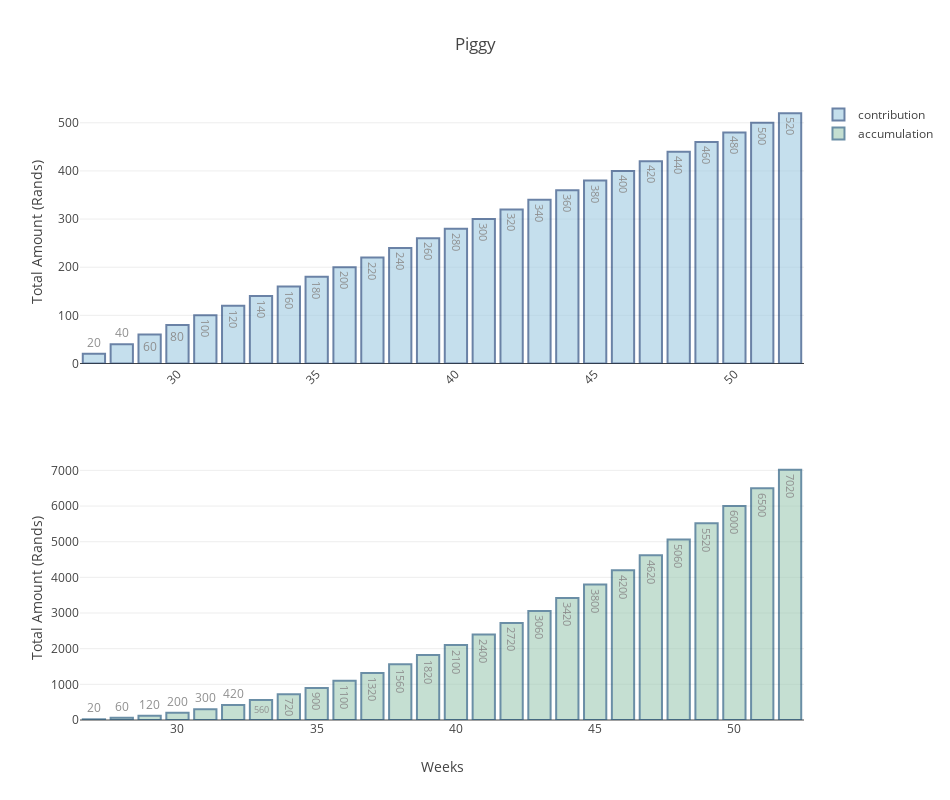

Notebook source saved alongside this figure:
### Markdown cell above
[HOME](#Plotly)

<br>

## Subplots

```python
Trace1 = graph()
Trace2 = graph()

fig = tools.make_subplots( rows=n, cols=m, 
                           subplot_titles=('trace1', 'tracen')
                         )

fig.append_trace(graph1, 1, 1)
fig.append_trace(graph2, 2, 1)
...

fig['layout']['yaxis1'].update(title='Y1')
fig['layout']['yaxis2'].update(title='Y2')
fig['layout']['xaxis2'].update(title='bottom x')

fig['layout'].update(
                        height=800, 
                        width=950, 
                        title='%s',
                        xaxis=dict(tickangle=-45),
                        barmode='group'
                    )
iplot(fig, filename='make-subplots-multiple-with-titles')

```

### Code cell
# time in Weeks
weeks = np.arange(1, 53)
# reshape to semester
semester = weeks.reshape(2, 26)
# Saving
semester_money = np.arange(10, (len(semester[1]) + 1) * 10, 10) * 2
s_summ = semester_money.cumsum()

# get week number
from datetime import date
weekNumber = date.today().isocalendar()[1] 

bar1 = Bar(
    x = semester[1],
    y= semester_money,
    name = 'contribution',
    text=semester_money,

    textposition = 'auto',
    marker =dict(
                   color='rgb(158,202,225)',
                   line=dict(
                             color='rgb(8,48,107)',
                             width=2),
                ),
    opacity=0.6,
)

bar2 = Bar(
    x=semester[1],
    y=s_summ,
    name = 'accumulation',
    text=s_summ,
    textposition = 'auto',
    marker=dict(
        color= 'rgb(158,202,180)',
        line=dict(
            color='rgb(8,68,107)',
            width=2),
        ),
    opacity=0.6
)

fig = tools.make_subplots(rows=2, cols=1)


fig.append_trace(bar1, 1, 1)
fig.append_trace(bar2, 2, 1)

fig['layout']['yaxis1'].update(title='Total Amount (Rands)')
fig['layout']['yaxis2'].update(title='Total Amount (Rands)')
fig['layout']['xaxis2'].update(title='Weeks')

fig['layout'].update(
                        height=800, 
                        width=950, 
                        title='Piggy',
                        xaxis=dict(tickangle=-45),
                        barmode='group'
                    )
iplot(fig, filename='make-subplots-multiple-with-titles');

### Figure 1 — Plotly figure (JSON) as saved in the notebook; plotly's stock layout.template omitted (floating-point values rounded to 4 significant figures)
{"data": [{"marker": {"color": "rgb(158,202,225)", "line": {"color": "rgb(8,48,107)", "width": 2}}, "name": "contribution", "opacity": 0.6, "text": [20, 40, 60, 80, 100, 120, 140, 160, 180, 200, 220, 240, 260, 280, 300, 320, 340, 360, 380, 400, 420, 440, 460, 480, 500, 520], "textposition": "auto", "type": "bar", "x": [27, 28, 29, 30, 31, 32, 33, 34, 35, 36, 37, 38, 39, 40, 41, 42, 43, 44, 45, 46, 47, 48, 49, 50, 51, 52], "xaxis": "x1", "y": [20, 40, 60, 80, 100, 120, 140, 160, 180, 200, 220, 240, 260, 280, 300, 320, 340, 360, 380, 400, 420, 440, 460, 480, 500, 520], "yaxis": "y1"}, {"marker": {"color": "rgb(158,202,180)", "line": {"color": "rgb(8,68,107)", "width": 2}}, "name": "accumulation", "opacity": 0.6, "text": [20, 60, 120, 200, 300, 420, 560, 720, 900, 1100, 1320, 1560, 1820, 2100, 2400, 2720, 3060, 3420, 3800, 4200, 4620, 5060, 5520, 6000, 6500, 7020], "textposition": "auto", "type": "bar", "x": [27, 28, 29, 30, 31, 32, 33, 34, 35, 36, 37, 38, 39, 40, 41, 42, 43, 44, 45, 46, 47, 48, 49, 50, 51, 52], "xaxis": "x2", "y": [20, 60, 120, 200, 300, 420, 560, 720, 900, 1100, 1320, 1560, 1820, 2100, 2400, 2720, 3060, 3420, 3800, 4200, 4620, 5060, 5520, 6000, 6500, 7020], "yaxis": "y2"}], "layout": {"barmode": "group", "height": 800, "title": "Piggy", "width": 950, "xaxis": {"tickangle": -45}, "xaxis1": {"anchor": "y1", "domain": [0, 1]}, "xaxis2": {"anchor": "y2", "domain": [0, 1], "title": "Weeks"}, "yaxis1": {"anchor": "x1", "domain": [0.575, 1], "title": "Total Amount (Rands)"}, "yaxis2": {"anchor": "x2", "domain": [0, 0.425], "title": "Total Amount (Rands)"}}}
